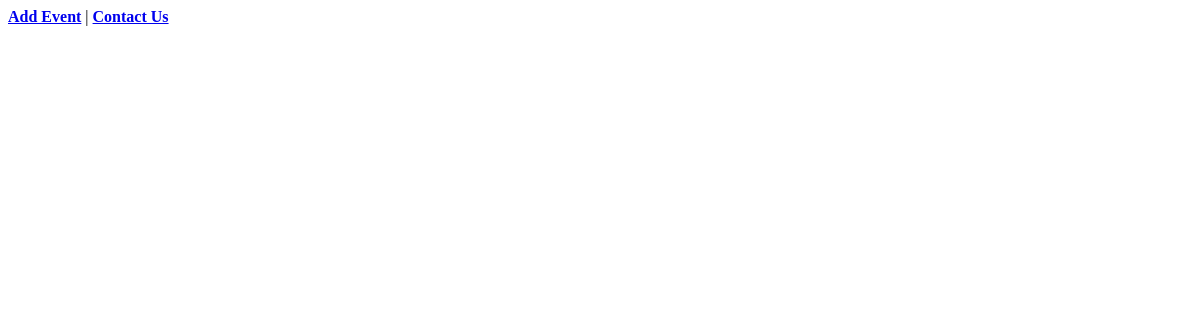
/all_events/, run on an earlier commit of the app's database.
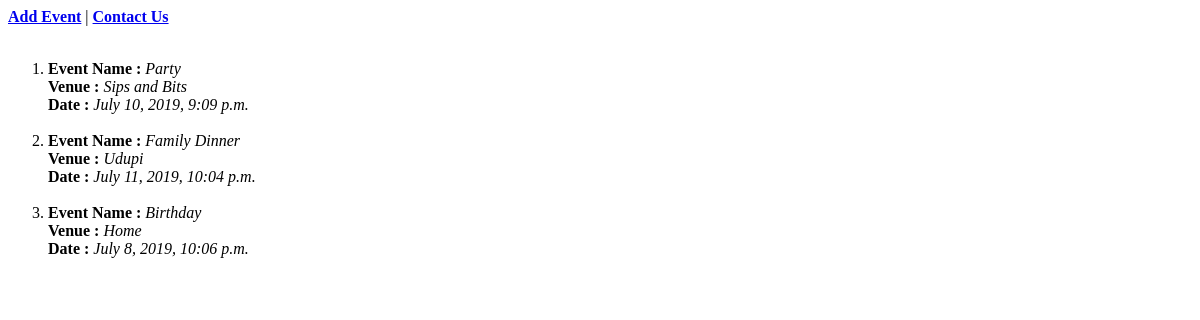
And on a later commit of the database.
### app/models.py (models this page shows, shortened)
class Event(models.Model):
	event_name=models.CharField(max_length=50)
	venue=models.CharField(max_length=50)
	date=models.DateTimeField(default=timezone.now)
	email=models.EmailField(max_length=100,blank=True)
	description=models.TextField(blank=True)

### app/views.py (the view)
# urls.py: path('all_events/',views.all_events,name='all_events'),
def all_events(request):
    events_list=Event.objects.all()
    return render(request,'all_events.html',{'events_list':events_list})

### app/templates/all_events.html (shortened to what this page needs)
<!doctype html>
<html>
<head>
</head>
<body>
	<div id="wrapper">
		<header id="header">
			<div id="top_menu"><a href="http://127.0.0.1:8000/event/"><strong>Add Event</strong></a> | <a href="http://127.0.0.1:8000/contact/"><strong>Contact Us</strong></a></div>
		</header>
	{% if events_list %}
	<ol>
		{% for event in events_list %}
		<br>
		<li><strong>Event Name :</strong> <i>{{ event.event_name }}</i> <br><strong>Venue : </strong><i>{{ event.venue }}</i> <br> <strong>Date : </strong><i>{{ event.date }}</i></li>
		{% endfor %}
	</ol>
	{% endif %}
</body>
</html>

What changed in the data, as far as the page shows it:
added Event: event_name "Party", venue "Sips and Bits", date "July 10, 2019, 9:09 p.m."
added Event: event_name "Family Dinner", venue "Udupi", date "July 11, 2019, 10:04 p.m."
added Event: event_name "Birthday", venue "Home", date "July 8, 2019, 10:06 p.m."
